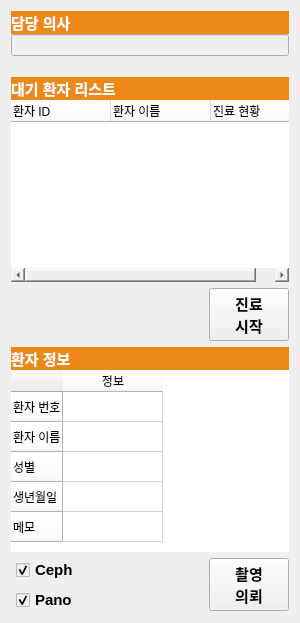
<?xml version="1.0" encoding="UTF-8"?>
<ui version="4.0">
 <class>PatientInfo</class>
 <widget class="QWidget" name="PatientInfo">
  <property name="geometry">
   <rect>
    <x>0</x>
    <y>0</y>
    <width>300</width>
    <height>623</height>
   </rect>
  </property>
  <property name="minimumSize">
   <size>
    <width>300</width>
    <height>0</height>
   </size>
  </property>
  <property name="maximumSize">
   <size>
    <width>300</width>
    <height>16777215</height>
   </size>
  </property>
  <property name="windowTitle">
   <string>Form</string>
  </property>
  <property name="styleSheet">
   <string notr="true">background-color: rgb(239, 239, 239);</string>
  </property>
  <layout class="QGridLayout" name="gridLayout">
   <item row="0" column="0">
    <layout class="QVBoxLayout" name="verticalLayout_6">
     <property name="spacing">
      <number>0</number>
     </property>
     <item>
      <widget class="QLabel" name="label_3">
       <property name="font">
        <font>
         <pointsize>11</pointsize>
         <bold>true</bold>
        </font>
       </property>
       <property name="styleSheet">
        <string notr="true">background-color: rgb(237, 136, 23);
color: rgb(255, 255, 255);
</string>
       </property>
       <property name="text">
        <string>담당 의사</string>
       </property>
       <property name="margin">
        <number>4</number>
       </property>
       <property name="buddy">
        <cstring>lineEdit</cstring>
       </property>
      </widget>
     </item>
     <item>
      <widget class="QLineEdit" name="lineEdit"/>
     </item>
    </layout>
   </item>
   <item row="1" column="0">
    <spacer name="verticalSpacer">
     <property name="orientation">
      <enum>Qt::Vertical</enum>
     </property>
     <property name="sizeType">
      <enum>QSizePolicy::Fixed</enum>
     </property>
     <property name="sizeHint" stdset="0">
      <size>
       <width>20</width>
       <height>15</height>
      </size>
     </property>
    </spacer>
   </item>
   <item row="2" column="0">
    <layout class="QVBoxLayout" name="verticalLayout_2">
     <property name="spacing">
      <number>0</number>
     </property>
     <item>
      <widget class="QLabel" name="label">
       <property name="font">
        <font>
         <pointsize>11</pointsize>
         <bold>true</bold>
        </font>
       </property>
       <property name="styleSheet">
        <string notr="true">background-color: rgb(237, 136, 23);
color: rgb(255, 255, 255);</string>
       </property>
       <property name="text">
        <string>대기 환자 리스트</string>
       </property>
       <property name="margin">
        <number>4</number>
       </property>
      </widget>
     </item>
     <item>
      <widget class="QTreeWidget" name="WaitingList">
       <property name="font">
        <font>
         <pointsize>11</pointsize>
        </font>
       </property>
       <property name="styleSheet">
        <string notr="true">background-color: rgb(255, 255, 255);</string>
       </property>
       <property name="frameShape">
        <enum>QFrame::NoFrame</enum>
       </property>
       <property name="rootIsDecorated">
        <bool>false</bool>
       </property>
       <property name="headerHidden">
        <bool>false</bool>
       </property>
       <attribute name="headerVisible">
        <bool>true</bool>
       </attribute>
       <column>
        <property name="text">
         <string>환자 ID</string>
        </property>
       </column>
       <column>
        <property name="text">
         <string>환자 이름</string>
        </property>
       </column>
       <column>
        <property name="text">
         <string>진료 현황</string>
        </property>
       </column>
      </widget>
     </item>
    </layout>
   </item>
   <item row="3" column="0">
    <layout class="QHBoxLayout" name="horizontalLayout_2">
     <item>
      <spacer name="horizontalSpacer">
       <property name="orientation">
        <enum>Qt::Horizontal</enum>
       </property>
       <property name="sizeHint" stdset="0">
        <size>
         <width>40</width>
         <height>20</height>
        </size>
       </property>
      </spacer>
     </item>
     <item>
      <widget class="QPushButton" name="Treatmentstart">
       <property name="font">
        <font>
         <pointsize>11</pointsize>
         <bold>true</bold>
        </font>
       </property>
       <property name="text">
        <string>진료
시작</string>
       </property>
      </widget>
     </item>
    </layout>
   </item>
   <item row="4" column="0">
    <layout class="QVBoxLayout" name="verticalLayout_3">
     <property name="spacing">
      <number>0</number>
     </property>
     <item>
      <widget class="QLabel" name="label_2">
       <property name="font">
        <font>
         <pointsize>11</pointsize>
         <bold>true</bold>
        </font>
       </property>
       <property name="styleSheet">
        <string notr="true">color: rgb(255, 255, 255);
background-color: rgb(237, 136, 23);</string>
       </property>
       <property name="text">
        <string>환자 정보</string>
       </property>
       <property name="margin">
        <number>4</number>
       </property>
      </widget>
     </item>
     <item>
      <widget class="QTableWidget" name="tableWidget">
       <property name="font">
        <font>
         <pointsize>11</pointsize>
        </font>
       </property>
       <property name="layoutDirection">
        <enum>Qt::LeftToRight</enum>
       </property>
       <property name="styleSheet">
        <string notr="true">background-color: rgb(255, 255, 255);
</string>
       </property>
       <property name="frameShape">
        <enum>QFrame::NoFrame</enum>
       </property>
       <property name="editTriggers">
        <set>QAbstractItemView::NoEditTriggers</set>
       </property>
       <property name="showGrid">
        <bool>true</bool>
       </property>
       <property name="gridStyle">
        <enum>Qt::SolidLine</enum>
       </property>
       <property name="cornerButtonEnabled">
        <bool>false</bool>
       </property>
       <attribute name="horizontalHeaderShowSortIndicator" stdset="0">
        <bool>false</bool>
       </attribute>
       <row>
        <property name="text">
         <string>환자 번호</string>
        </property>
       </row>
       <row>
        <property name="text">
         <string>환자 이름</string>
        </property>
       </row>
       <row>
        <property name="text">
         <string>성별</string>
        </property>
       </row>
       <row>
        <property name="text">
         <string>생년월일</string>
        </property>
       </row>
       <row>
        <property name="text">
         <string>메모</string>
        </property>
       </row>
       <column>
        <property name="text">
         <string>정보</string>
        </property>
       </column>
       <item row="0" column="0">
        <property name="text">
         <string/>
        </property>
        <property name="toolTip">
         <string extracomment="hjkhjk"/>
        </property>
        <property name="font">
         <font>
          <pointsize>11</pointsize>
         </font>
        </property>
       </item>
       <item row="1" column="0">
        <property name="text">
         <string/>
        </property>
        <property name="font">
         <font>
          <pointsize>11</pointsize>
         </font>
        </property>
       </item>
       <item row="2" column="0">
        <property name="text">
         <string/>
        </property>
        <property name="font">
         <font>
          <pointsize>11</pointsize>
         </font>
        </property>
       </item>
       <item row="3" column="0">
        <property name="text">
         <string/>
        </property>
        <property name="font">
         <font>
          <pointsize>11</pointsize>
         </font>
        </property>
       </item>
       <item row="4" column="0">
        <property name="text">
         <string/>
        </property>
        <property name="toolTip">
         <string/>
        </property>
        <property name="font">
         <font>
          <pointsize>11</pointsize>
         </font>
        </property>
        <property name="foreground">
         <brush brushstyle="NoBrush">
          <color alpha="255">
           <red>0</red>
           <green>0</green>
           <blue>0</blue>
          </color>
         </brush>
        </property>
       </item>
      </widget>
     </item>
    </layout>
   </item>
   <item row="5" column="0">
    <layout class="QHBoxLayout" name="horizontalLayout">
     <item>
      <spacer name="horizontalSpacer_2">
       <property name="orientation">
        <enum>Qt::Horizontal</enum>
       </property>
       <property name="sizeType">
        <enum>QSizePolicy::Fixed</enum>
       </property>
       <property name="sizeHint" stdset="0">
        <size>
         <width>5</width>
         <height>20</height>
        </size>
       </property>
      </spacer>
     </item>
     <item>
      <layout class="QVBoxLayout" name="verticalLayout_4">
       <item>
        <widget class="QCheckBox" name="Ceph">
         <property name="font">
          <font>
           <pointsize>11</pointsize>
           <bold>true</bold>
          </font>
         </property>
         <property name="text">
          <string>Ceph</string>
         </property>
         <property name="checked">
          <bool>true</bool>
         </property>
        </widget>
       </item>
       <item>
        <widget class="QCheckBox" name="Pano">
         <property name="font">
          <font>
           <pointsize>11</pointsize>
           <bold>true</bold>
          </font>
         </property>
         <property name="text">
          <string>Pano</string>
         </property>
         <property name="checked">
          <bool>true</bool>
         </property>
        </widget>
       </item>
      </layout>
     </item>
     <item>
      <spacer name="horizontalSpacer_3">
       <property name="orientation">
        <enum>Qt::Horizontal</enum>
       </property>
       <property name="sizeHint" stdset="0">
        <size>
         <width>10</width>
         <height>20</height>
        </size>
       </property>
      </spacer>
     </item>
     <item>
      <widget class="QPushButton" name="Camerastart">
       <property name="font">
        <font>
         <pointsize>11</pointsize>
         <bold>true</bold>
        </font>
       </property>
       <property name="text">
        <string>촬영
의뢰</string>
       </property>
      </widget>
     </item>
    </layout>
   </item>
  </layout>
 </widget>
 <resources/>
 <connections/>
</ui>
